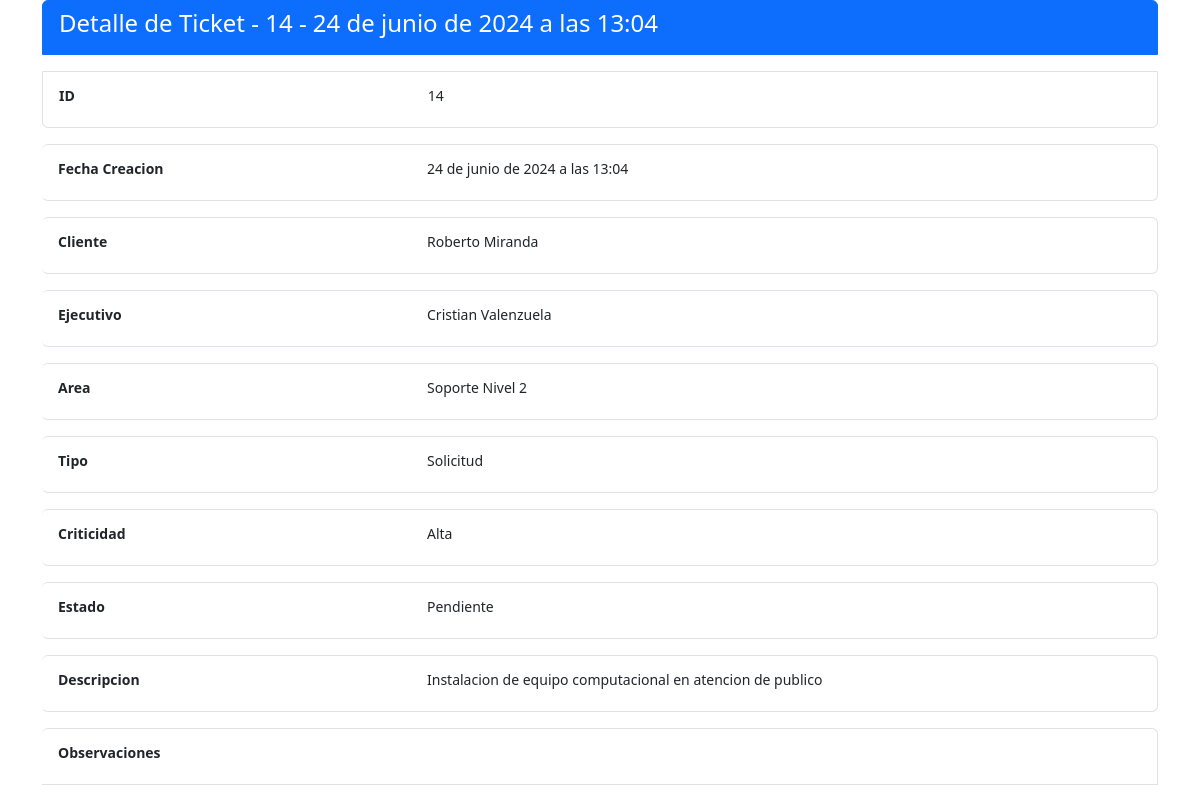
Before: /home/14/detalle_ticket (signed in) with the older database file.
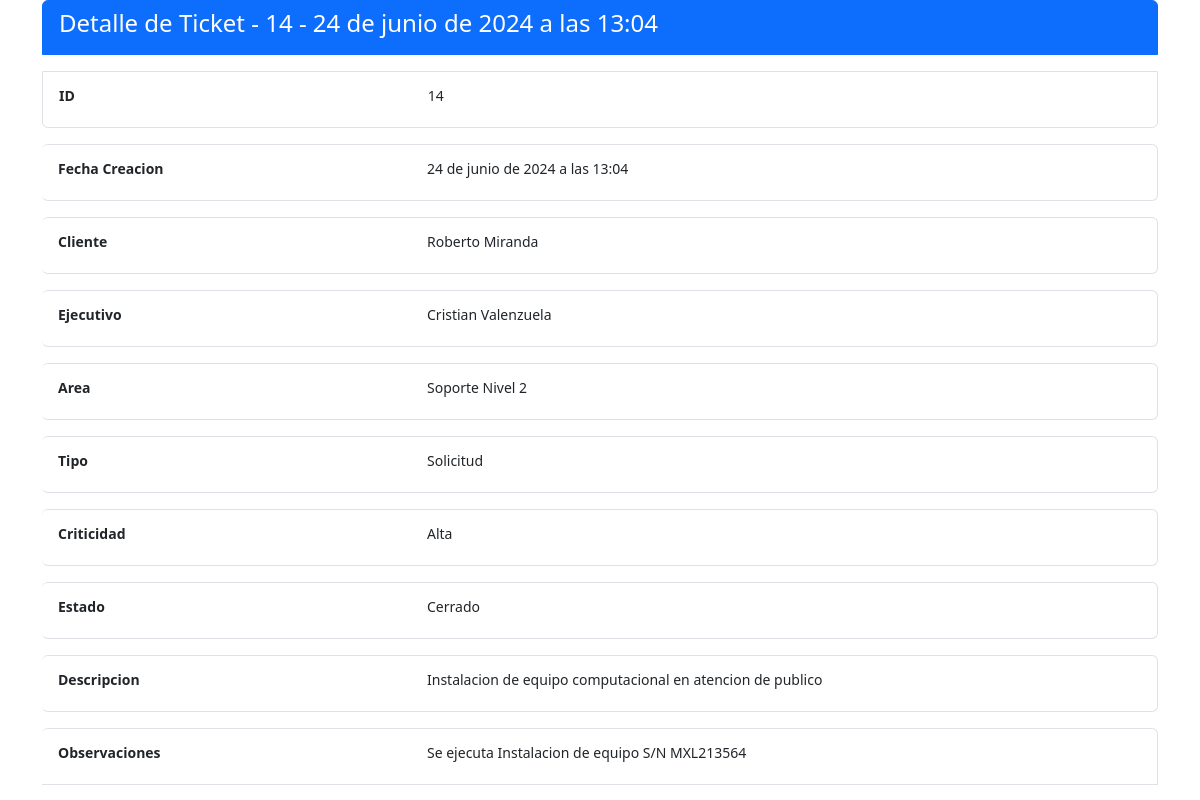
After: the same page with the newer database file.
### core/models.py (models this page shows, shortened)
class Ticket(models.Model):
    fecha_creacion = models.DateTimeField(auto_now_add=True)
    cliente = models.ForeignKey("Profile", on_delete=models.CASCADE, related_name='tickets_creados')
    ejecutivo = models.ForeignKey("Profile", on_delete=models.CASCADE, related_name='tickets_asignados')
    area = models.ForeignKey("Area", on_delete=models.CASCADE, verbose_name="Area", default = 'Ejecutivo Telefonico')
    tipo = models.ForeignKey("Tipo", on_delete=models.CASCADE, verbose_name="Tipo",default='Solicitud')
    criticidad = models.ForeignKey("Criticidad", on_delete=models.CASCADE, verbose_name="Criticidad",default='Media')
    estado = models.ForeignKey("Estado", on_delete=models.CASCADE, verbose_name="Estado", default=1)
    descripcion = models.TextField()
    observaciones = models.TextField(blank=True)
    user = models.ForeignKey(User,on_delete=models.CASCADE, verbose_name='Usuario', null=True)

class Estado(models.Model):
    estado_ticket = models.CharField(max_length=55, blank=False)
    def __str__(self):
        return self.estado_ticket

class Profile(models.Model):
    user = models.OneToOneField(User, on_delete=models.CASCADE)
    nombre = models.CharField(max_length=255, blank=True)
    apellido = models.CharField(max_length=255, null=True, blank=True)
    email = models.EmailField(unique=True, blank=True)
    group = models.ForeignKey(Group, on_delete=models.CASCADE, verbose_name='Rol', default=2)
    is_active = models.BooleanField(default=True)
    location = models.CharField(max_length=30, blank=True)

class Area(models.Model):
    nombre_area = models.CharField(max_length=255, blank=False)
    def __str__(self):
        return self.nombre_area

class Tipo(models.Model):
    tipo_ticket = models.CharField(max_length=50, blank=False)
    def __str__(self):
        return self.tipo_ticket

class Criticidad(models.Model):
    nombre_criticidad = models.CharField(max_length=255, blank=False)
    def __str__(self):
        return self.nombre_criticidad

### core/views.py (the view)
# urls.py: path('<int:id>/detalle_ticket', vista_detalle_ticket, name='detalle_ticket'),
@login_required
def vista_detalle_ticket(request, id):
    ticket = get_object_or_404(Ticket, id=id)
    return render(request, 'core/tickets/detalle_ticket.html', {'ticket': ticket})

### core/templates/core/tickets/detalle_ticket.html (shortened to what the changed rows need)
<!DOCTYPE html>
<html lang="es">
<head>
    <link href="https://cdn.jsdelivr.net/npm/bootstrap@5.3.3/dist/css/bootstrap.min.css" rel="stylesheet">
</head>
<body>
<div class="container-sm">
    <ul class="list-group list-group ">
        <li class="list-group-item list-group-flush active alert"><h4>Detalle de Ticket - {{ ticket.id }} - {{ ticket.fecha_creacion }}</h4></li>
        <list-group class="list-group-horizontal-sm">
            <li class="list-group-item alert">
                <div class="mb-2 row">
                    <label
                        for="ID"
                        class="col-4 col-form-label-sm"><strong>ID</strong></label>
                    <label
                    for="ID"
                    class="col-8 col-form-label-sm">{{ ticket.id }}</label>
                </div>
            </li>
            <li class="list-group-item alert">
                <div class="mb-2 row">
                    <label
                        for="fecha_creacion"
                        class="col-4 col-form-label-sm"><strong>Fecha Creacion</strong></label>
                    <label
                    for="ID"
                    class="col-8 col-form-label-sm">{{ ticket.fecha_creacion }}</label>
                </div>
            </li>
            <li class="list-group-item alert">
                <div class="mb-2 row">
                    <label
                    for="rol"
                    class="col-4 col-form-label-sm"
                    ><strong>Cliente</strong></label>
                <label
                for="cliente"
                class="col-8 col-form-label-sm">{{ ticket.cliente.nombre }} {{ ticket.cliente.apellido }}</label>
                </div>
            </li>
            <li class="list-group-item alert">
                <div class="mb-2 row">
                    <label
                    for="rol"
                    class="col-4 col-form-label-sm"
                    ><strong>Ejecutivo</strong></label>
                <label
                for="ejecutivo"
                class="col-8 col-form-label-sm">{{ ticket.ejecutivo.nombre }} {{ ticket.ejecutivo.apellido }}</label>
                </div>
            </li>
            <li class="list-group-item alert">
                <div class="mb-2 row">
                    <label
                    for="rol"
                    class="col-4 col-form-label-sm"
                    ><strong>Area</strong></label>
                <label
                    for="area"
                    class="col-8 col-form-label-sm">{{ ticket.area }}</label>
                </div>
            </li>
            <li class="list-group-item alert">
                <div class="mb-2 row">
                    <label
                    for="rol"
                    class="col-4 col-form-label-sm"
                    ><strong>Tipo</strong></label>
                <label
                    for="tipo"
                    class="col-8 col-form-label-sm">{{ ticket.tipo }}</label>
                </div>
            </li>
            <li class="list-group-item alert">
                <div class="mb-2 row">
                    <label
                    for="rol"
                    class="col-4 col-form-label-sm"
                    ><strong>Criticidad</strong></label>
                <label
                    for="criticidad"
                    class="col-8 col-form-label-sm">{{ ticket.criticidad }}</label>
                </div>
            </li>
            <li class="list-group-item alert">
                <div class="mb-2 row">
                    <label
                    for="rol"
                    class="col-4 col-form-label-sm"
                    ><strong>Estado</strong></label>
                <label
                    for="estado"
                    class="col-8 col-form-label-sm">{{ ticket.estado }}</label>
                </div>
            </li>
            <li class="list-group-item alert">
                <div class="mb-2 row">
                    <label
                    for="rol"
                    class="col-4 col-form-label-sm"
                    ><strong>Descripcion</strong></label>
                <label
                    for="descripcion"
                    class="col-8 col-form-label-sm">{{ ticket.descripcion }}</label>
                </div>
            </li>
            <li class="list-group-item alert">
                <div class="mb-2 row">
                    <label
                    for="rol"
                    class="col-4 col-form-label-sm"
                    ><strong>Observaciones</strong></label>
                <label
                    for="observaciones"
                    class="col-8 col-form-label-sm">{{ ticket.observaciones }}</label>
                </div>
            </li>
        </list-group>
    </ul>
</div>
</body>
</html>

Changed rows visible on the page:
changed Ticket "Instalacion de equipo computacional en atencion de publico": estado "Pendiente" → "Cerrado"; observaciones (not shown) → "Se ejecuta Instalacion de equipo S/N MXL213564"
